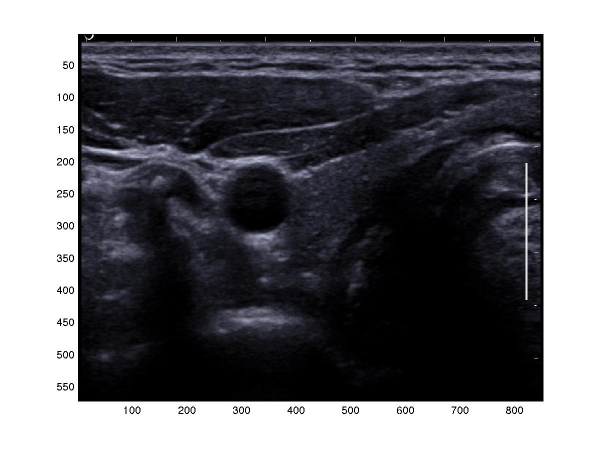
%> input picture matlab/Image Processing Toolbox/image_000012.jpg, 1200 x 901 px (shown at 1/2 size)
$ octave Object_Tracking_Frame_Differencing.m   (GNU Octave 9; MATLAB toolbox functions it lacks are replaced by stand-ins)
%> lines starting %> are read from the running program, lines starting %| are printed output that depends on the picture
clear
close all

% Object Tracking: Differencing Two Frames
frame0 = imread('image_000012.jpg');
%> frame0 is the input picture: size 901x1200x3 uint8; mean R, G, B 109.8, 109.7, 114
frame1 = imread('image_000007.jpg');
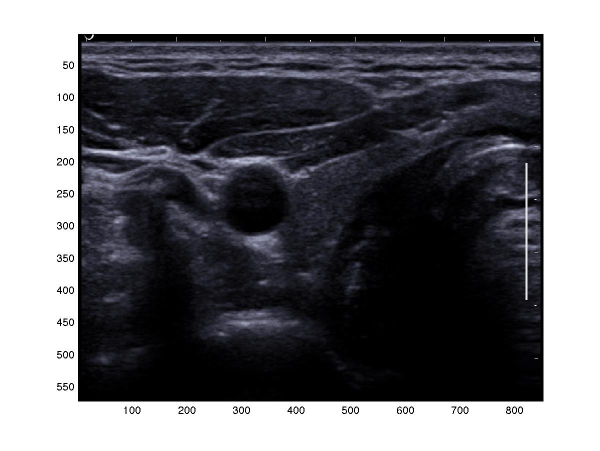
%> input picture matlab/Image Processing Toolbox/image_000007.jpg, 1200 x 901 px (shown at 1/2 size)
%> frame1 is the input picture: size 901x1200x3 uint8; mean R, G, B 109.8, 109.6, 113.9

image_000000_rect = [172   93  872  686];
frame0 = imcrop(frame0, image_000000_rect);
%> frame0: size 687x873x3 uint8
frame1 = imcrop(frame1, image_000000_rect);
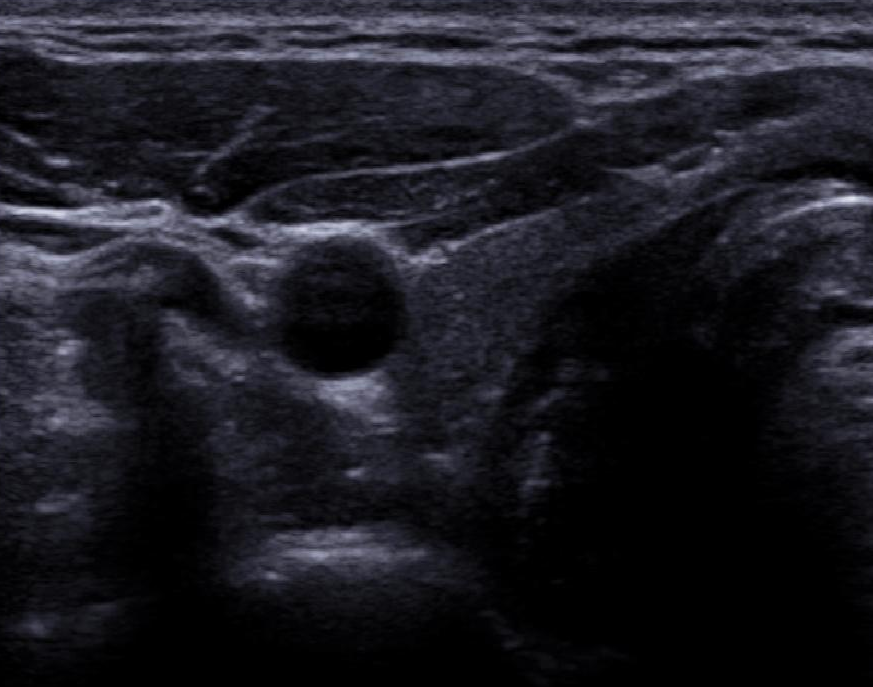
%> frame1: size 687x873x3 uint8; mean R, G, B 27.6, 27.3, 34.4
frame0 = imresize(frame0, 0.5);
%> frame0: size 344x437x3 uint8
frame1 = imresize(frame1, 0.5);
%> frame1: size 344x437x3 uint8

frame0 = rgb2gray(frame0);
%> frame0: size 344x437 uint8
frame1 = rgb2gray(frame1);
%> frame1: size 344x437 uint8

frame0 = imadjust(frame0);
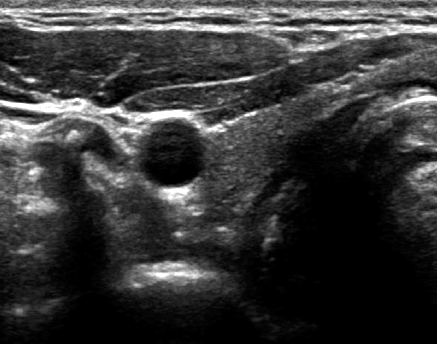
%> frame0: size 344x437 uint8; min 0, max 255, mean 56
frame1 = imadjust(frame1);
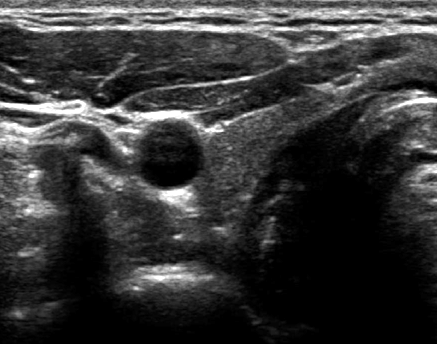
%> frame1: size 344x437 uint8; min 0, max 255, mean 55.2

diff = imabsdiff(frame0, frame1);
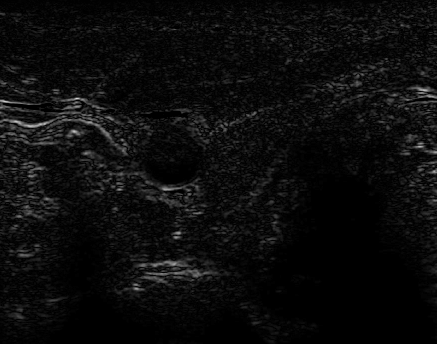
%> diff: size 344x437 uint8; min 0, max 215, mean 11.9
diff = imadjust(diff);
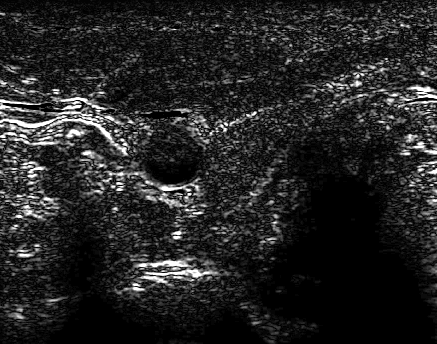
%> diff: size 344x437 uint8; min 0, max 255, mean 36.1
%threshold = graythresh(diff);
%diff = im2bw(diff, threshold);


figure
imshow(frame1);
figure
imshow(diff);

figure
surf(double(diff(1:20:end,:)))
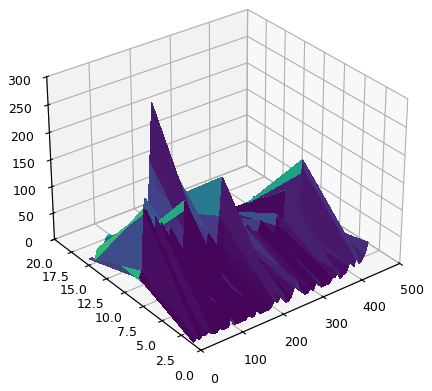
%> figure redrawn from the program's plot data
